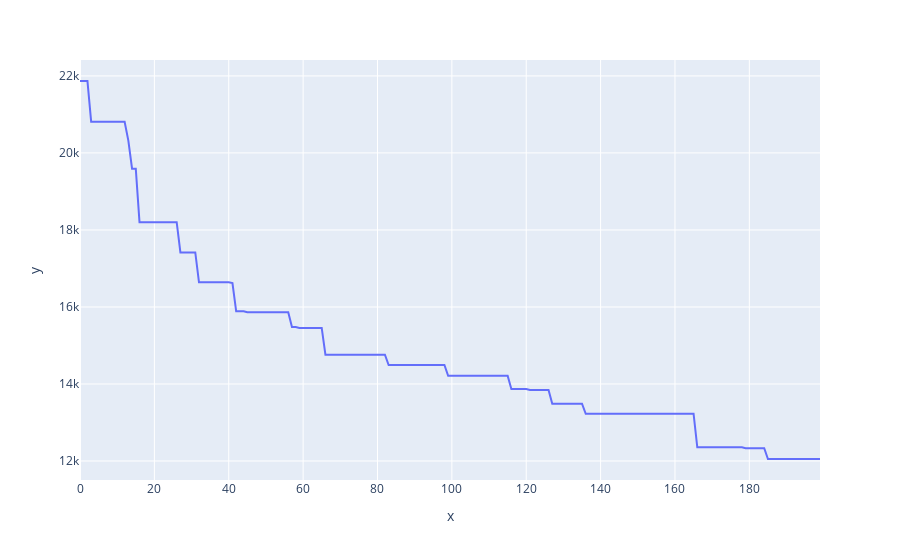

Notebook source saved alongside this figure:
### Code cell
tsp = TSP(20,200)
tsp.generations()

### Figure 1 — Plotly figure (JSON) as saved in the notebook; plotly's stock layout.template omitted (floating-point values rounded to 4 significant figures; data arrays with more than 128 entries replaced by an {"elided": "..."} marker saying what was removed)
{"data": [{"hovertemplate": "x=%{x}<br>y=%{y}<extra></extra>", "legendgroup": "", "line": {"color": "#636efa", "dash": "solid"}, "marker": {"symbol": "circle"}, "mode": "lines", "name": "", "orientation": "v", "showlegend": false, "type": "scatter", "x": {"elided": "200 int values"}, "xaxis": "x", "y": {"elided": "200 int values"}, "yaxis": "y"}], "layout": {"legend": {"tracegroupgap": 0}, "margin": {"t": 60}, "xaxis": {"anchor": "y", "domain": [0, 1], "title": {"text": "x"}}, "yaxis": {"anchor": "x", "domain": [0, 1], "title": {"text": "y"}}}}
